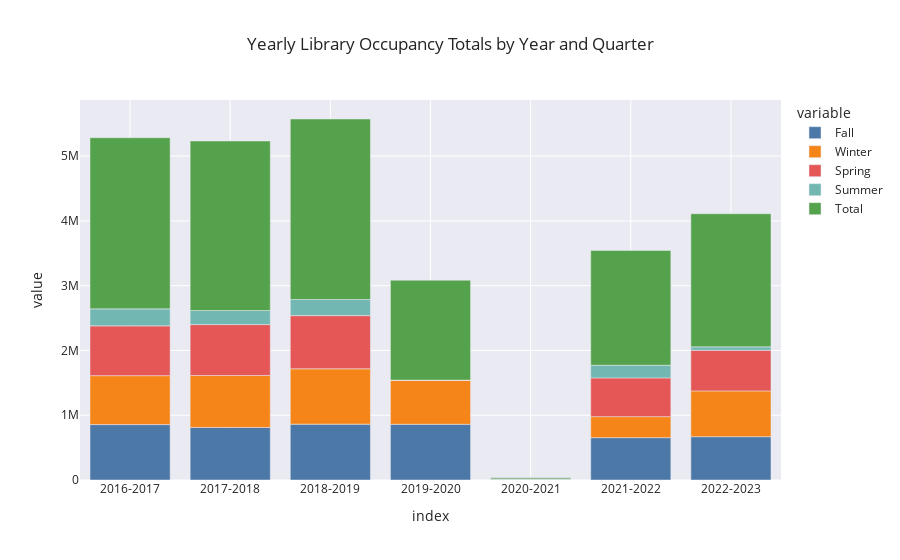

Notebook code cell kept with this figure:
### Code cell
import plotly.graph_objects as go
import matplotlib.pyplot as plt
import plotly.express as px
import numpy as np

# fig = go.Figure()
# fig.add_trace(go.Histogram(qt,x='Fall'))
# fig.add_trace(go.Histogram(qt,x='Winter'))
#fig.add_trace(go.Histogram(qt,x='Spring'))
# fig.add_trace(go.Histogram(qt,x='Summer'))

colors = px.colors.qualitative.T10

# plotly
fig = px.bar(qt, 
             x = qt.index,
             y = [c for c in qt.columns],
             template = 'seaborn',
             color_discrete_sequence = colors,
             # xaxis = 'Total Occupants',
             # index = 'School Year'
             title = 'Yearly Library Occupancy Totals by Year and Quarter', 
             )

fig.show()

### Figure 1 — Plotly figure (JSON) as saved in the notebook; plotly's stock layout.template omitted (floating-point values rounded to 4 significant figures)
{"data": [{"alignmentgroup": "True", "hovertemplate": "variable=Fall<br>index=%{x}<br>value=%{y}<extra></extra>", "legendgroup": "Fall", "marker": {"color": "#4C78A8", "pattern": {"shape": ""}}, "name": "Fall", "offsetgroup": "Fall", "orientation": "v", "showlegend": true, "textposition": "auto", "type": "bar", "x": ["2016-2017", "2017-2018", "2018-2019", "2019-2020", "2020-2021", "2021-2022", "2022-2023"], "xaxis": "x", "y": [855539, 811983, 861807, 859829, 257, 653655, 668676], "yaxis": "y"}, {"alignmentgroup": "True", "hovertemplate": "variable=Winter<br>index=%{x}<br>value=%{y}<extra></extra>", "legendgroup": "Winter", "marker": {"color": "#F58518", "pattern": {"shape": ""}}, "name": "Winter", "offsetgroup": "Winter", "orientation": "v", "showlegend": true, "textposition": "auto", "type": "bar", "x": ["2016-2017", "2017-2018", "2018-2019", "2019-2020", "2020-2021", "2021-2022", "2022-2023"], "xaxis": "x", "y": [755598, 801348, 854998, 682275, 241, 324574, 706988], "yaxis": "y"}, {"alignmentgroup": "True", "hovertemplate": "variable=Spring<br>index=%{x}<br>value=%{y}<extra></extra>", "legendgroup": "Spring", "marker": {"color": "#E45756", "pattern": {"shape": ""}}, "name": "Spring", "offsetgroup": "Spring", "orientation": "v", "showlegend": true, "textposition": "auto", "type": "bar", "x": ["2016-2017", "2017-2018", "2018-2019", "2019-2020", "2020-2021", "2021-2022", "2022-2023"], "xaxis": "x", "y": [768324, 785782, 820736, 0, 8082, 598260, 627746], "yaxis": "y"}, {"alignmentgroup": "True", "hovertemplate": "variable=Summer<br>index=%{x}<br>value=%{y}<extra></extra>", "legendgroup": "Summer", "marker": {"color": "#72B7B2", "pattern": {"shape": ""}}, "name": "Summer", "offsetgroup": "Summer", "orientation": "v", "showlegend": true, "textposition": "auto", "type": "bar", "x": ["2016-2017", "2017-2018", "2018-2019", "2019-2020", "2020-2021", "2021-2022", "2022-2023"], "xaxis": "x", "y": [262421, 217676, 248824, 0, 8528, 194910, 51835], "yaxis": "y"}, {"alignmentgroup": "True", "hovertemplate": "variable=Total<br>index=%{x}<br>value=%{y}<extra></extra>", "legendgroup": "Total", "marker": {"color": "#54A24B", "pattern": {"shape": ""}}, "name": "Total", "offsetgroup": "Total", "orientation": "v", "showlegend": true, "textposition": "auto", "type": "bar", "x": ["2016-2017", "2017-2018", "2018-2019", "2019-2020", "2020-2021", "2021-2022", "2022-2023"], "xaxis": "x", "y": [2641882, 2616789, 2786365, 1542104, 17108, 1771399, 2055245], "yaxis": "y"}], "layout": {"barmode": "relative", "legend": {"title": {"text": "variable"}, "tracegroupgap": 0}, "title": {"text": "Yearly Library Occupancy Totals by Year and Quarter"}, "xaxis": {"anchor": "y", "domain": [0, 1], "title": {"text": "index"}}, "yaxis": {"anchor": "x", "domain": [0, 1], "title": {"text": "value"}}}}
